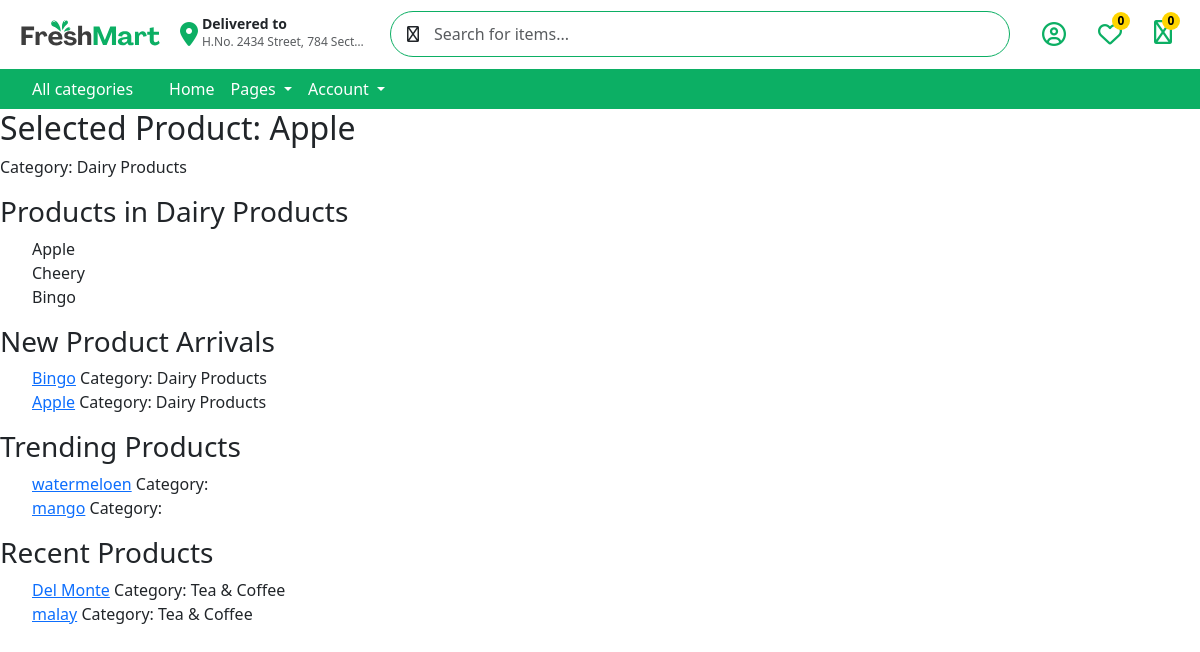
Page /categorypage/5 on the earlier database version.
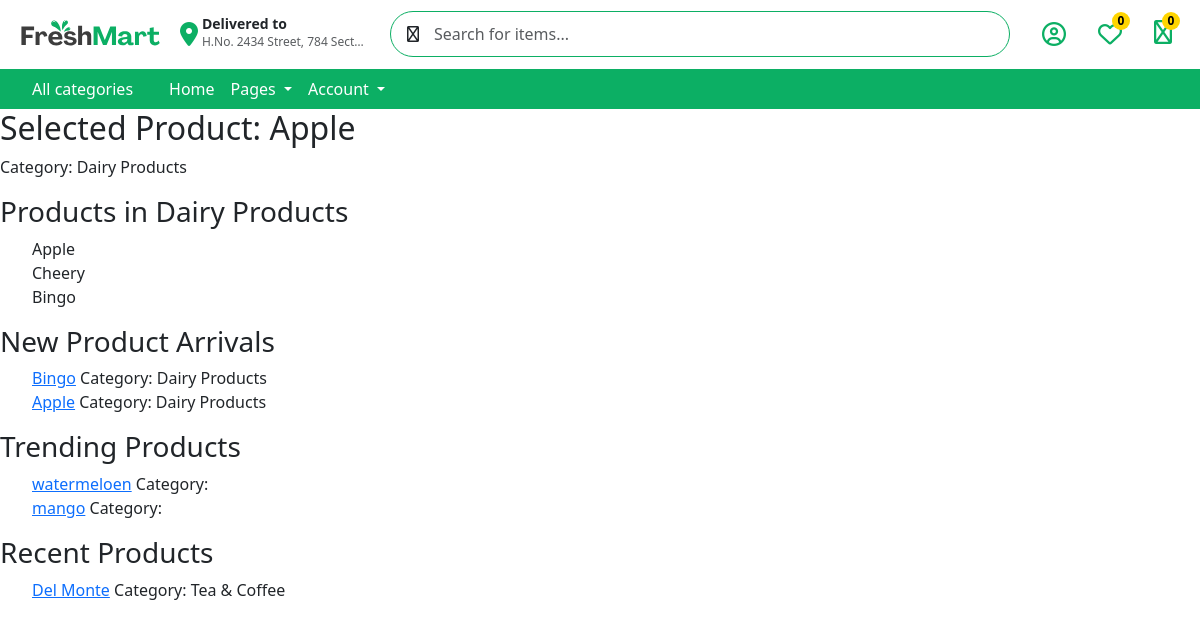
Same page on the later database version.
### admindashboard/models.py (models this page shows, shortened)
class product(models.Model):
    class ProductChoices(models.TextChoices):
        INSTOCK = 'IN STOCK', 'IN STOCK'
        OUTOFSTOCK = 'OUT OF STOCK', 'OUT OF STOCK'
    class StateChoices(models.TextChoices):
        RECENT_PRODUCT = 'RECENT PRODUCT', 'Recent Product'
        FEATURED_PRODUCT = 'FEATURED PRODUCT', 'Featured Product'
        TRENDING_PRODUCT = 'TRENDING PRODUCT', 'Trending Product'
        NEW_PRODUCT_ARRIVALS = 'NEW PRODUCT ARRIVALS', 'New Product Arrivals'
    product_name = models.CharField(max_length=255)
    product_category = models.ForeignKey(Category, on_delete=models.CASCADE, null=True, blank=True)
    product_state = models.ManyToManyField(StateChoicesTag, blank=True)
    product_img = models.ImageField(null=True, blank=True, upload_to="product_img/")
    product_weight = models.CharField(max_length=255)
    product_available = models.CharField(max_length=255, choices=ProductChoices.choices, default=ProductChoices.INSTOCK)
    product_qty = models.IntegerField()
    product_orginalprice = models.IntegerField(null=True, blank=True)
    product_discountprice = models.IntegerField(null=True, blank=True)
    product_priceoff = models.IntegerField(null=True, blank=True)

class Category(models.Model):
    genre = models.CharField(max_length=15)
    class Meta:
        verbose_name = 'Category'
        verbose_name_plural = 'Categories'

### customer/views.py (the view)
# urls.py: path('categorypage/<int:id>', views.categorypage, name='categorypage'),
def categorypage(request, id):
    cat = get_object_or_404(product, id=id)
    prod = product.objects.filter(product_category=cat.product_category)
    new_arrival_tag, _ = StateChoicesTag.objects.get_or_create(state=product.StateChoices.NEW_PRODUCT_ARRIVALS)
    trending_tag, _ = StateChoicesTag.objects.get_or_create(state=product.StateChoices.TRENDING_PRODUCT)
    recent_tag, _ = StateChoicesTag.objects.get_or_create(state=product.StateChoices.RECENT_PRODUCT)
    new_arrivals = product.objects.filter(product_state=new_arrival_tag)
    trending_products = product.objects.filter(product_state=trending_tag)
    recent_products = product.objects.filter(product_state=recent_tag)
    return render(request, 'categorypage.html', {
        'cat': cat,
        'prod': prod,
        'new_arrivals': new_arrivals,
        'trending_products': trending_products,
        'recent_products': recent_products,
    })

### admindashboard/models.py (called while the page is built)
    def __str__(self):
        return self.genre

### customer/templates/categorypage.html
{% include 'base.html' %}
<h2>Selected Product: {{ cat.product_name }}</h2>
<p>Category: {{ cat.product_category }}</p>
<section class="product-section">
    <h3>Products in {{ cat.product_category }}</h3>
    <ul>
        {% for i in prod %}
            <li>
                <a class="dropdown-item" href="{% url 'categorypage' i.id %}">{{ i.product_name }}</a>
            </li>
        {% empty %}
            <li>No products available.</li>
        {% endfor %}
    </ul>
</section>
<section class="new-arrivals-section">
    <h3>New Product Arrivals</h3>
    <ul>
        {% for i in new_arrivals %}
            <li>
                <a href="{% url 'product-details' i.id %}">{{ i.product_name }}</a>
                <span>Category: {{ i.product_category.genre }}</span>
            </li>
        {% empty %}
            <li>No new arrivals available.</li>
        {% endfor %}
    </ul>
</section>
<section class="trending-products-section">
    <h3>Trending Products</h3>
    <ul>
        {% for i in trending_products %}
            <li>
                <a href="{% url 'product-details' i.id %}">{{ i.product_name }}</a>
                <span>Category: {{ i.product_category.genre }}</span>
            </li>
        {% empty %}
            <li>No trending products available.</li>
        {% endfor %}
    </ul>
</section>
<section class="recent-products-section">
    <h3>Recent Products</h3>
    <ul>
        {% for i in recent_products %}
            <li>
                <a href="{% url 'product-details' i.id %}">{{ i.product_name }}</a>
                <span>Category: {{ i.product_category.genre }}</span>
            </li>
        {% empty %}
            <li>No recent products available.</li>
        {% endfor %}
    </ul>
</section>

### customer/templates/base.html (shortened to what this page needs)
<!doctype html>
{% load static %}
<html lang="en">
<head>
     <link rel="stylesheet" href="{% static 'css/style.css' %}">
    <link rel="stylesheet" href="https://site-assets.fontawesome.com/releases/v6.5.2/css/all.css">
    <link href="https://cdn.jsdelivr.net/npm/bootstrap@5.3.3/dist/css/bootstrap.min.css" rel="stylesheet">
    <link rel="stylesheet" href="https://cdnjs.cloudflare.com/ajax/libs/OwlCarousel2/2.3.4/assets/owl.carousel.min.css">
    <link rel="stylesheet" href="https://cdnjs.cloudflare.com/ajax/libs/OwlCarousel2/2.3.4/assets/owl.theme.green.css">
</head>
<body>
    {% include 'navbar.html' %}
</body>
</html>

### customer/templates/navbar.html (shortened to what this page needs)
{% load static %}
    <section>
        <nav class="navbar navbar-expand-lg ft-nav-mart bg-white">
            <div class="container-fluid">
                <a class="navbar-brand me-1" href="/">
                    <img src="{% static 'img/logo/FreshMart-new.svg' %}" alt="Logo" height="32px"
                        class="d-inline-block align-text-top">
                </a>
                <a href="#" class="top-location text-decoration-none text-dark p-2 gap-1 d-none d-sm-flex"
                    data-bs-toggle="modal" data-bs-target="#locationModal">
                    <i class="fa-solid fa-location-dot d-flex align-items-center fs-4 location-icon"></i>
                    <div class="top-location-content lh-sm">
                        <h6 class="fw-bold mb-0">Delivered to</h6>
                        <span class="text-muted text-truncate d-inline-block loc-span">H.No.
                            2434 Street, 784 Sector, Noida, Up</span>
                    </div>
                </a>
                <div class="input-group bg-white rounded-5 search-bd-bg border py-1 d-none d-lg-flex mx-3">
                    <a href="#" class="input-group-text text-decoration-none bg-transparent border-0 rounded-0 px-3"><i
                            class="fa-regular fa-magnifying-glass"></i></a>
                    <input type="text" class="form-control bg-transparent border-0 rounded-0 ps-0"
                        placeholder="Search for items..." aria-label="Search for items..." name="search">
                </div>
                <div class="icons-main-color num-count-header d-flex justify-content-between ms-auto ">
                    <a href="{% url 'my-account' %}"
                        class="input-group-text text-decoration-none bg-transparent border-0 rounded-0 px-3"><i
                            class="fa-regular fa-circle-user  d-flex fs-lg-3 fs-4"></i></a>
                    <a href="{% url 'wishlist' %}"
                        class=" num-count-btn input-group-text position-relative text-decoration-none bg-transparent border-0 rounded-0 px-3"><i
                            class="fa-regular fa-heart d-flex fs-lg-3 fs-4"></i><span
                            class="item-count num-count">0</span></a>
                    <div class="mart-cart d-flex">
                        <a href="{% url 'cart' %}"
                            class="num-count-btn input-group-text position-relative text-decoration-none bg-transparent border-0 rounded-0 align-items-center px-3"><i
                                class="fa-regular fa-cart-shopping d-flex fs-lg-3 fs-4 pb-1"></i><span
                                class="item-count num-count">0</span></a>
                    </div>
                </div>
            </div>
        </nav>
    </section>
    <section>
        <nav class="navbar navbar-expand-lg navbar-default second-nav-mart py-0">
            <div class="container-fluid px-0 px-md-3">
                <div class="dropdown me-3 d-none d-lg-block">
                    <button class="btn nav-mart-btn d-flex align-items-center rounded-pill border-0 text-white show"
                        type="button" id="dropdownMenuButton1" data-bs-toggle="dropdown" aria-expanded="true">
                         All categories
                    </button>
                </div>
                <div class="offcanvas offcanvas-start p-4 p-lg-0" id="navbar-default">
                    <div class="d-none d-lg-block">
                        <ul class="navbar-nav align-items-center text-white ">
                            <li class="nav-item">
                                <a class="nav-link text-white" href="/" role="button">
                                    Home
                                </a>
                            </li>
                            <li class="nav-item dropdown">
                                <a class="nav-link dropdown-toggle text-white" href="#" role="button"
                                    data-bs-toggle="dropdown" aria-expanded="false">
                                    Pages
                                </a>
                            </li>
                            <li class="nav-item dropdown">
                                <a class="nav-link dropdown-toggle text-white" href="#" role="button"
                                    data-bs-toggle="dropdown" aria-expanded="false">
                                    Account
                                </a>
                            </li>
                        </ul>
                    </div>
                </div>
            </div>
        </nav>
    </section>

### customer/static/css/style.css (style rules this page uses)
:root { --top-padding-x: 0; --top-padding-y: 0.5rem; --main-light-success-color: #cffdd6; --main-succces-color: #0caf64; --count-bg-color: #ffd500; --count-text-color: #000000; --light-black-dark-color: #515460; }
li { list-style: none; }
.form-control, .form-select, .form-check-input { box-shadow: none !important; }
.top-location-content h6 { font-size: 14px !important; }
.top-location i, .icons-main-color i, .loc-mob-view i { color: var(--main-succces-color) }
.navbar .search-bd-bg { border: 1px solid var(--main-succces-color) !important; }
.top-location-content span, .mob-view-content span { font-size: 12px !important; }
.top-location-content .loc-span { width: 164px; }
.ft-nav-mart { box-shadow: -1px 4px 10px 0 rgb(57 181 74 / 25%); }
.second-nav-mart { background-color: var(--main-succces-color); }
.num-count, .notification-count { -webkit-transition: all 0.3s ease-in-out; transition: all 0.3s ease-in-out; font-size: 12px; font-weight: 600; position: absolute; z-index: 2; top: -2px; right: 8px; height: 18px; width: 18px; justify-content: center; display: flex; align-items: center; color: var(--count-text-color); border-radius: 100%; background-color: var(--count-bg-color); padding: 0 4px; }

Differences in the rows shown:
removed product: product_name "malay", product_category.genre "Tea & Coffee", shown under "Recent Products"
